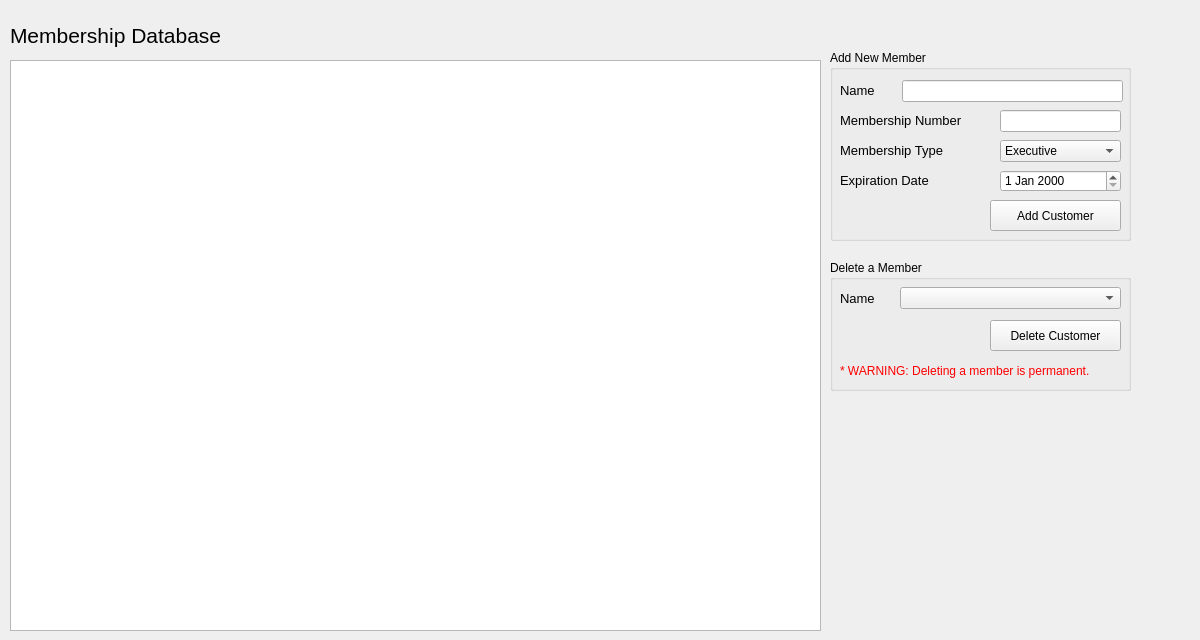
<?xml version="1.0" encoding="UTF-8"?>
<ui version="4.0">
 <class>aMembership</class>
 <widget class="QWidget" name="aMembership">
  <property name="geometry">
   <rect>
    <x>0</x>
    <y>0</y>
    <width>1200</width>
    <height>640</height>
   </rect>
  </property>
  <property name="sizePolicy">
   <sizepolicy hsizetype="Fixed" vsizetype="Fixed">
    <horstretch>0</horstretch>
    <verstretch>0</verstretch>
   </sizepolicy>
  </property>
  <property name="minimumSize">
   <size>
    <width>1200</width>
    <height>640</height>
   </size>
  </property>
  <property name="maximumSize">
   <size>
    <width>1200</width>
    <height>640</height>
   </size>
  </property>
  <property name="windowTitle">
   <string>Form</string>
  </property>
  <widget class="QTableView" name="memberDBTable">
   <property name="geometry">
    <rect>
     <x>10</x>
     <y>60</y>
     <width>811</width>
     <height>571</height>
    </rect>
   </property>
  </widget>
  <widget class="QGroupBox" name="groupBox_2">
   <property name="geometry">
    <rect>
     <x>830</x>
     <y>50</y>
     <width>301</width>
     <height>191</height>
    </rect>
   </property>
   <property name="title">
    <string>Add New Member</string>
   </property>
   <widget class="QPushButton" name="addCustomer">
    <property name="geometry">
     <rect>
      <x>160</x>
      <y>150</y>
      <width>131</width>
      <height>31</height>
     </rect>
    </property>
    <property name="text">
     <string>Add Customer</string>
    </property>
   </widget>
   <widget class="QLabel" name="label_2">
    <property name="geometry">
     <rect>
      <x>10</x>
      <y>30</y>
      <width>111</width>
      <height>21</height>
     </rect>
    </property>
    <property name="font">
     <font>
      <pointsize>10</pointsize>
     </font>
    </property>
    <property name="text">
     <string>Name</string>
    </property>
   </widget>
   <widget class="QLabel" name="label_3">
    <property name="geometry">
     <rect>
      <x>10</x>
      <y>60</y>
      <width>211</width>
      <height>21</height>
     </rect>
    </property>
    <property name="font">
     <font>
      <pointsize>10</pointsize>
     </font>
    </property>
    <property name="text">
     <string>Membership Number</string>
    </property>
   </widget>
   <widget class="QLabel" name="label_4">
    <property name="geometry">
     <rect>
      <x>10</x>
      <y>90</y>
      <width>211</width>
      <height>21</height>
     </rect>
    </property>
    <property name="font">
     <font>
      <pointsize>10</pointsize>
     </font>
    </property>
    <property name="text">
     <string>Membership Type</string>
    </property>
   </widget>
   <widget class="QLabel" name="label_5">
    <property name="geometry">
     <rect>
      <x>10</x>
      <y>120</y>
      <width>211</width>
      <height>21</height>
     </rect>
    </property>
    <property name="font">
     <font>
      <pointsize>10</pointsize>
     </font>
    </property>
    <property name="text">
     <string>Expiration Date</string>
    </property>
   </widget>
   <widget class="QComboBox" name="membershipTypeBox">
    <property name="geometry">
     <rect>
      <x>170</x>
      <y>90</y>
      <width>121</width>
      <height>22</height>
     </rect>
    </property>
    <item>
     <property name="text">
      <string>Executive</string>
     </property>
    </item>
    <item>
     <property name="text">
      <string>Regular</string>
     </property>
    </item>
   </widget>
   <widget class="QDateEdit" name="dateEdit">
    <property name="geometry">
     <rect>
      <x>170</x>
      <y>120</y>
      <width>121</width>
      <height>22</height>
     </rect>
    </property>
   </widget>
   <widget class="QLineEdit" name="name">
    <property name="geometry">
     <rect>
      <x>72</x>
      <y>30</y>
      <width>221</width>
      <height>22</height>
     </rect>
    </property>
   </widget>
   <widget class="QLineEdit" name="membershipNum">
    <property name="geometry">
     <rect>
      <x>170</x>
      <y>60</y>
      <width>121</width>
      <height>22</height>
     </rect>
    </property>
   </widget>
  </widget>
  <widget class="QGroupBox" name="groupBox_3">
   <property name="geometry">
    <rect>
     <x>830</x>
     <y>260</y>
     <width>301</width>
     <height>131</height>
    </rect>
   </property>
   <property name="title">
    <string>Delete a Member</string>
   </property>
   <widget class="QComboBox" name="customerNameBox">
    <property name="geometry">
     <rect>
      <x>70</x>
      <y>27</y>
      <width>221</width>
      <height>22</height>
     </rect>
    </property>
   </widget>
   <widget class="QLabel" name="label">
    <property name="geometry">
     <rect>
      <x>10</x>
      <y>30</y>
      <width>71</width>
      <height>16</height>
     </rect>
    </property>
    <property name="font">
     <font>
      <pointsize>10</pointsize>
     </font>
    </property>
    <property name="text">
     <string>Name</string>
    </property>
   </widget>
   <widget class="QPushButton" name="deleteCustomer">
    <property name="geometry">
     <rect>
      <x>160</x>
      <y>60</y>
      <width>131</width>
      <height>31</height>
     </rect>
    </property>
    <property name="text">
     <string>Delete Customer</string>
    </property>
   </widget>
   <widget class="QLabel" name="warningLabel">
    <property name="geometry">
     <rect>
      <x>10</x>
      <y>100</y>
      <width>281</width>
      <height>21</height>
     </rect>
    </property>
    <property name="styleSheet">
     <string notr="true">color: red;</string>
    </property>
    <property name="text">
     <string>* WARNING: Deleting a member is permanent.</string>
    </property>
   </widget>
  </widget>
  <widget class="QLabel" name="label_6">
   <property name="geometry">
    <rect>
     <x>10</x>
     <y>10</y>
     <width>601</width>
     <height>51</height>
    </rect>
   </property>
   <property name="font">
    <font>
     <pointsize>16</pointsize>
    </font>
   </property>
   <property name="text">
    <string>Membership Database</string>
   </property>
  </widget>
 </widget>
 <resources/>
 <connections/>
</ui>
